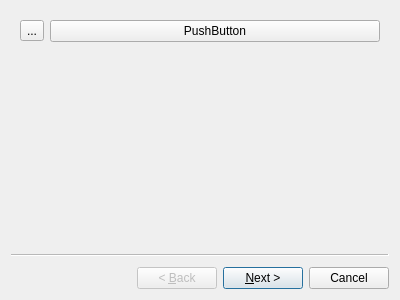
<?xml version="1.0" encoding="UTF-8"?>
<ui version="4.0">
 <class>Wizard</class>
 <widget class="QWizard" name="Wizard">
  <property name="geometry">
   <rect>
    <x>0</x>
    <y>0</y>
    <width>400</width>
    <height>300</height>
   </rect>
  </property>
  <property name="windowTitle">
   <string>Wizard</string>
  </property>
  <property name="wizardStyle">
   <enum>QWizard::ClassicStyle</enum>
  </property>
  <widget class="QWizardPage" name="wizardPage1">
   <layout class="QHBoxLayout" name="horizontalLayout">
    <item>
     <widget class="QToolButton" name="toolButton">
      <property name="text">
       <string>...</string>
      </property>
     </widget>
    </item>
    <item>
     <widget class="QPushButton" name="pushButton">
      <property name="text">
       <string>PushButton</string>
      </property>
     </widget>
    </item>
   </layout>
  </widget>
  <widget class="QWizardPage" name="wizardPage2"/>
 </widget>
 <resources/>
 <connections/>
</ui>
